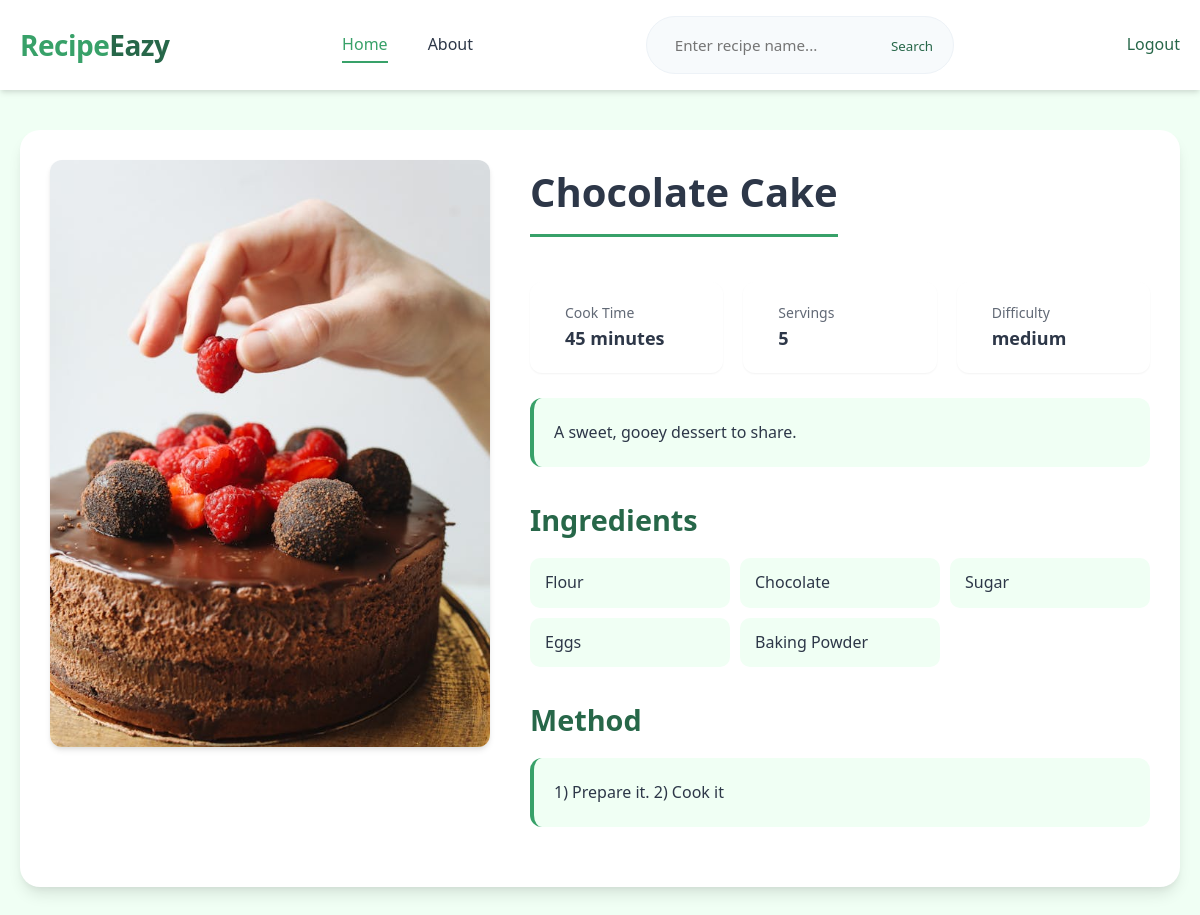
Page /recipes/recipe-list/15 (signed in) on the committed database.
### recipes/models.py (models this page shows, shortened)
class Recipe(models.Model):
    title = models.CharField(max_length=30)
    description = models.TextField(default="")
    ingredients = models.TextField(default="", help_text="Separate ingredients with commas.")
    cook_time = models.PositiveIntegerField(help_text="Cooking time in minutes.")
    servings = models.PositiveIntegerField()
    method = models.TextField(default="")
    image = models.ImageField(upload_to="images/")
    cuisine = models.ManyToManyField(Cuisine)
    category = models.ManyToManyField(Category)
    options = {"easy":"easy","medium":"medium","hard":"hard","expert":"expert"}
    difficulty = models.CharField(max_length=250, choices = options, default = "easy")

### recipes/views.py (the view)
# urls.py: path("recipe-list/<int:id>", views.recipe_detail,name="recipe-detail"),
def recipe_detail(request, id):
    recipe = get_object_or_404(Recipe, id=id)
    ingredients = recipe.ingredients
    ingredients = ingredients.split(", ")
    return render(request,"recipes/recipe_detail.html",{
        "recipe":recipe,
        "ingredients":ingredients
    })

### recipes/templates/recipes/recipe_detail.html (shortened to what this page needs)
<!DOCTYPE html>
<html lang="en">
<head>
</head>
<body>
    <header id="header">
        <div class="container">
            <nav>
                <div class="logo">Recipe<span>Eazy</span></div>
                <div class="nav-links">
                    <a href="{%url 'recipe_list'%}" class="active">Home</a>
                    <a href="#">About</a>
                </div>
                <div class="search-bar">
                    <form action="{% url 'search-recipe' %}" method="get">
                        <input type="text" name="q" placeholder="Enter recipe name..." required>
                        <button type="submit">Search</button>
                    </form>
                </div>
                <div class "nav-links">
                    {%if user.is_authenticated%}
                    <a href ="{%url 'logout'%}">Logout</a>
                    {%endif%}
                </div>
            </nav>
        </div>
    </header>
    <div class="container">
        <div class="recipe-detail">
            <div class="recipe-image-column">
                {% if recipe.image %}
                    <img src="{{ recipe.image.url }}" alt="{{ recipe.title }}" class="recipe-image">
                {% endif %}
            </div>
            <div class="recipe-content-column">
                <h1 class="recipe-title">{{recipe.title}}</h1>
                <div class="recipe-quick-info">
                    <div class="info-card">
                        <div class="info-content">
                            <span class="info-label">Cook Time</span>
                            <span class="info-value">{{recipe.cook_time}} minute{{recipe.cook_time|pluralize}}</span>
                        </div>
                    </div>
                    <div class="info-card">
                        <div class="info-content">
                            <span class="info-label">Servings</span>
                            <span class="info-value">{{recipe.servings}}</span>
                        </div>
                    </div>
                    <div class="info-card">
                        <div class="info-content">
                            <span class="info-label">Difficulty</span>
                            <span class="info-value">{{recipe.difficulty}}</span>
                        </div>
                    </div>
                </div>
                <div class="recipe-description">
                    {{recipe.description}}
                </div>
                <div class="recipe-section">
                    <h3 class="section-title">Ingredients</h3>
                    <div class="ingredients-list">
                        {%for ingredient in ingredients%}
                            <div class="ingredient-item">{{ingredient}}</div>
                        {%endfor%}
                    </div>
                </div>
                <div class="recipe-section">
                    <h3 class="section-title">Method</h3>
                    <div class="method-container">{{recipe.method}}</div>
                </div>
            </div>
        </div>
    </div>
</body>
</html>

### recipes/templates/recipes/recipe_detail.html (style rules this page uses)
:root { --primary: #38A169; --primary-light: #4abb7d; --secondary: #9AE6B4; --dark: #276749; --light: #F0FFF4; --accent: #68D391; --gray-100: #f7fafc; --gray-200: #edf2f7; --gray-300: #e2e8f0; --gray-800: #2d3748; --shadow-sm: 0 1px 2px 0 rgba(0, 0, 0, 0.05); --shadow-md: 0 4px 6px -1px rgba(0, 0, 0, 0.1), 0 2px 4px -1px rgba(0, 0, 0, 0.06); --shadow-lg: 0 10px 15px -3px rgba(0, 0, 0, 0.1), 0 4px 6px -2px rgba(0, 0, 0, 0.05); --shadow-xl: 0 20px 25px -5px rgba(0, 0, 0, 0.1), 0 10px 10px -5px rgba(0, 0, 0, 0.04); }
* { margin: 0; padding: 0; box-sizing: border-box; font-family: 'Poppins', 'Segoe UI', Tahoma, Geneva, Verdana, sans-serif; }
body { background-color: var(--light); color: var(--gray-800); line-height: 1.6; font-size: 16px; }
a { color: var(--dark); text-decoration: none; transition: color 0.3s ease; }
.container { max-width: 1200px; margin: 0 auto; padding: 0 20px; width: 100%; }
#header { background-color: white; box-shadow: var(--shadow-md); position: sticky; top: 0; width: 100%; z-index: 100; transition: all 0.3s ease; }
#header .container { max-width: 1200px; margin: 0 auto; padding: 0 20px; }
#header nav { display: flex; justify-content: space-between; align-items: center; padding: 16px 0; transition: padding 0.3s ease; }
#header .logo { font-size: 28px; font-weight: 700; color: var(--primary); display: flex; align-items: center; letter-spacing: -0.5px; }
#header .logo span { color: var(--dark); }
#header .nav-links { display: flex; gap: 40px; }
#header .nav-links a { text-decoration: none; color: var(--gray-800); font-weight: 500; transition: color 0.3s ease; position: relative; font-size: 1rem; }
#header .nav-links a:after { content: ''; position: absolute; width: 0; height: 2px; bottom: -5px; left: 0; background-color: var(--primary); transition: width 0.3s ease; }
#header .nav-links a:hover:after, #header .nav-links a.active:after { width: 100%; }
#header .nav-links a.active { color: var(--primary); }
#header .search-bar { display: flex; align-items: center; background-color: var(--gray-100); border-radius: 50px; padding: 10px 20px; transition: box-shadow 0.3s ease, background-color 0.3s ease; border: 1px solid var(--gray-200); }
#header .search-bar input { border: none; background: transparent; padding: 8px; outline: none; width: 220px; font-size: 0.95rem; }
#header .search-bar button { background: none; border: none; cursor: pointer; color: var(--dark); }
.recipe-detail { max-width: 1200px; margin: 40px auto; padding: 30px; background-color: white; border-radius: 20px; box-shadow: var(--shadow-lg); animation: fadeIn 0.8s ease; display: flex; gap: 40px; }
.recipe-title { font-size: 2.5rem; margin-bottom: 20px; color: var(--gray-800); font-weight: 700; border-bottom: 3px solid var(--primary); padding-bottom: 10px; display: inline-block; }
.recipe-image { width: 100%; border-radius: 12px; box-shadow: var(--shadow-md); aspect-ratio: 3/4; object-fit: cover; }
.recipe-section { margin-bottom: 30px; }
.recipe-content-column { flex: 1; }
.section-title { font-size: 1.8rem; color: var(--dark); margin-bottom: 15px; font-weight: 600; }
.ingredients-list { display: grid; grid-template-columns: repeat(auto-fill, minmax(200px, 1fr)); gap: 10px; }
.ingredient-item { background-color: var(--light); padding: 12px 15px; border-radius: 10px; display: flex; align-items: center; transition: transform 0.2s ease, background-color 0.2s ease; }
.method-container { line-height: 1.8; background-color: var(--light); padding: 20px; border-radius: 12px; border-left: 4px solid var(--primary); }
.recipe-image-column { flex: 0 0 40%; top: 100px; align-self: flex-start; }
.recipe-image-column { flex: 0 0 40%; align-self: flex-start; }
.recipe-quick-info { display: grid; grid-template-columns: repeat(3, 1fr); gap: 20px; margin: 25px 0; }
.info-card { background-color: white; padding: 20px; border-radius: 12px; box-shadow: var(--shadow-sm); display: flex; align-items: center; gap: 15px; transition: transform 0.2s ease, box-shadow 0.2s ease; }
.info-content { display: flex; flex-direction: column; }
.info-label { font-size: 0.875rem; color: var(--gray-800); opacity: 0.75; }
.info-value { font-size: 1.125rem; font-weight: 600; color: var(--gray-800); }
.recipe-description { background-color: var(--light); padding: 20px; border-radius: 12px; line-height: 1.8; color: var(--gray-800); margin-bottom: 30px; border-left: 4px solid var(--primary); }

### rows in the picture
Recipe: image (picture), title "Chocolate Cake", cook_time "45", servings "5", difficulty "medium", description "A sweet, gooey dessert to share.", method "1) Prepare it. 2) Cook it"

### other values in the picture
{{ ingredient }} "Flour" "Chocolate" "Sugar" "Eggs" "Baking Powder"
